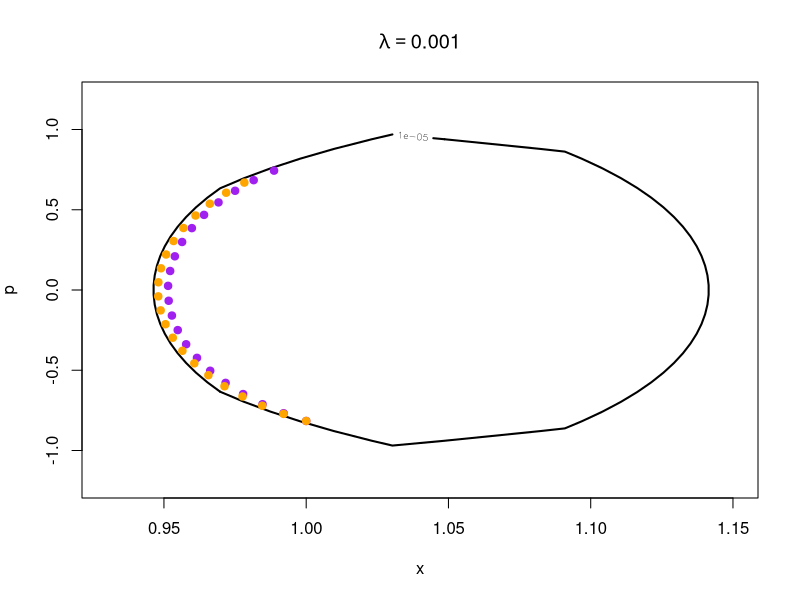
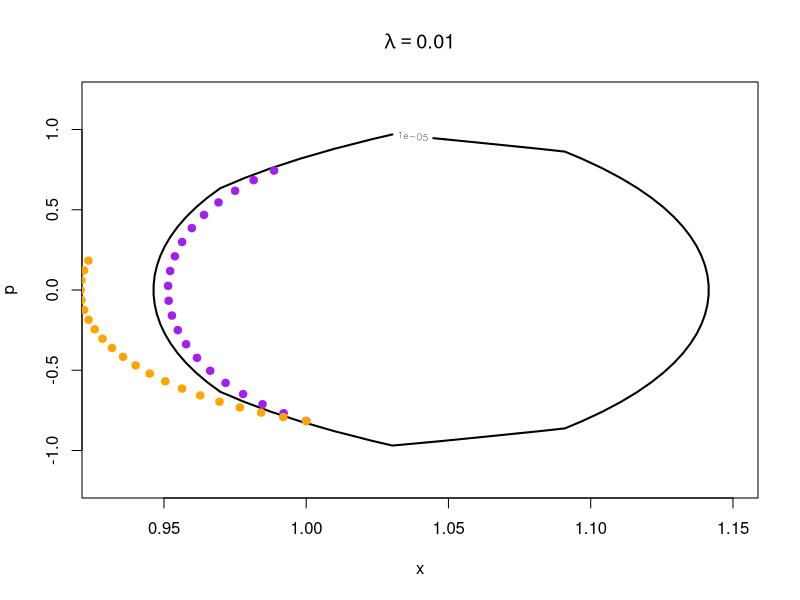
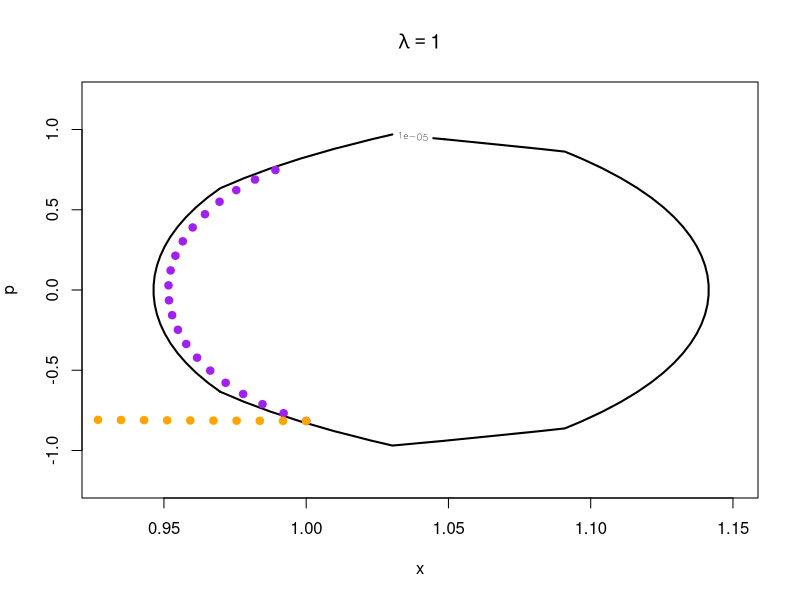
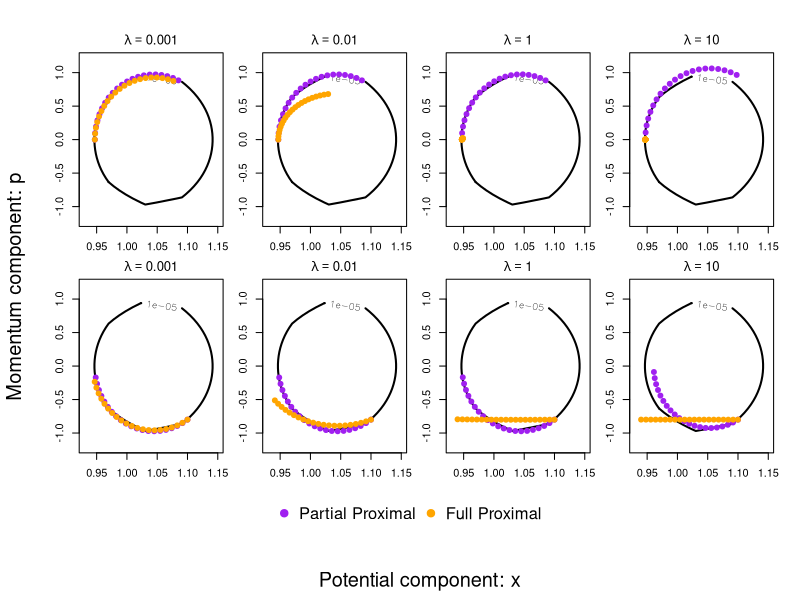

These charts were generated, in order, by the following R code: (Note: this script raises an error after producing the figures.)
########################################
# One-dimensional example
########################################
set.seed(1)
n <- 1e2
y <- rnorm(n, mean = 1, sd = .5)
################################

# U(x) = sum(y - x)^2/(2) + |x|
log_target <- function(x)  -sum((y - x)^2)/2 - abs(x)

grad_log_pi_dur <- function(x, lambda)
{
  prox <- sign(x)*pmax(abs(x) - lambda, 0)
  sum(y - x) - (x - prox)/lambda
}

grad_log_pi_px <- function(x, lambda)
{
  foo <- lambda/(1 + n*lambda)
  z <-  (x + lambda*sum(y))/(1 + n*lambda)
  prox <- sign(z)* pmax(abs(z) - foo, 0)
  -(x - prox)/lambda
}

##################################
# plotting target contour

log_kinetic <- function(p) -p^2/2
log_joint <- function(q, p)
{
  log_target(q) + log_kinetic(p)
}
p_vec <- seq(-3, 3, length = 1e2)
q_vec <- seq(-2, 4, length = 1e2)
z <- matrix(0, nrow = length(q_vec), ncol = length(p_vec))
for(i in 1:length(q_vec))
{
  for(j in 1:length(p_vec))
  {
    z[i,j] <- exp(log_joint(q_vec[i], p_vec[j]))
  }
}

dur_path <- function(q, p, lambda, eps, L)
{
  store <- matrix(0, nrow = L + 1, ncol = 2)
  q_current <- q
  p_current <- p
  
  store[1, ] <- c(q,p)
  for (j in 2:(L+1))
  {
    # half step
    U_samp <- -grad_log_pi_dur(q_current, lambda)
    p_current <- p_current - eps*U_samp /2  
    q_current <- q_current + eps*p_current   # full step for position
    U_samp <- -grad_log_pi_dur(q_current, lambda)
    
    p_current <- p_current - eps*U_samp/2 # another half step
    
    store[j, ] <- c(q_current, p_current)
    # samp <- q_current
    # p_prop <- p_current
  }
  return(store)
}

px_path <- function(q, p, lambda, eps, L)
{
  store <- matrix(0, nrow = L + 1, ncol = 2)
  q_current <- q
  p_current <- p
  
  store[1, ] <- c(q,p)
  for (j in 2:(L+1))
  {
    # half step
    U_samp <- -grad_log_pi_px(q_current, lambda)
    p_current <- p_current - eps*U_samp /2  
    q_current <- q_current + eps*p_current   # full step for position
    U_samp <- -grad_log_pi_px(q_current, lambda)
    
    p_current <- p_current - eps*U_samp/2 # another half step
    
    store[j, ] <- c(q_current, p_current)
    # samp <- q_current
    # p_prop <- p_current
  }
  return(store)
}

draw_contour <- function(q, p, lambda, eps = .02, L = 10)
{
  path_dur <- dur_path(q, p, lambda = lambda, eps = eps, L = L)
  path_px <- px_path(q, p, lambda = lambda, eps = eps, L = L)
  
  contour(q_vec, p_vec, z, nlevels = 2, 
          xlim = c(.93, 1.15), ylim = c(-1.2, 1.2),
          main = bquote(lambda == .(lambda)), 
          xlab = bquote(x), ylab = bquote(p), lwd = 2)
  points(path_dur, col = "purple", pch = 19)
  points(path_px, col = "orange", pch = 19)
}

pdf("toy_contours.pdf", height = 6, width = 10)
layout(matrix(c(1:8, rep(9, 4)), nrow = 3, byrow = TRUE),
       heights = c(1, 1, 0.3))  # Last row is for legend
# Set tight margins for each plot (bottom, left, top, right)
par(mar = c(2, 2, 2, 1), oma = c(4, 4, 2, 1))  # oma allows outer text space

q <- .947
p <- 0
exp(log_joint(q, p))
draw_contour(q, p, lambda = .001, eps = .01, L = 20)
draw_contour(q, p, lambda = .01, eps = .01, L = 20)
draw_contour(q, p, lambda = 1, eps = .01, L = 20)
draw_contour(q, p, lambda = 10, eps = .01, L = 20)

q <- 1.1
p <- -.8
exp(log_joint(q, p))

draw_contour(q, p, lambda = .001, eps = .01, L = 20)
draw_contour(q, p, lambda = .01, eps = .01, L = 20)
draw_contour(q, p, lambda = 1, eps = .01, L = 20)
draw_contour(q, p, lambda = 10, eps = .01, L = 20)

par(mar = c(0, 0, 0, 0))
plot.new()
legend("center", legend = c("Partial Proximal", "Full Proximal"),
       col = c("purple", "orange"), pch = 19, horiz = TRUE, bty = "n", cex = 1.5)


# Add shared axis labels using outer margin text
mtext("Potential component: x", side = 1, line = 2.2, outer = TRUE, cex = 1.2)
mtext("Momentum component: p", side = 2, line = 2.2, outer = TRUE, cex = 1.2)

dev.off()


q <- 1
p <- -.816110003
exp(log_joint(q, p))

draw_contour(q, p, lambda = .001, eps = .01, L = 20)
draw_contour(q, p, lambda = .01, eps = .01, L = 20)
draw_contour(q, p, lambda = 1, eps = .01, L = 20)
draw_contour(q, p, lambda = 10, eps = .01, L = 0)

###########################
# HMC with Durmus split
durhmc <- function(lambda, iter, eps_hmc, L, start)
{
  samp.hmc <- numeric(length = iter)
  
  # starting value computations
  samp <- start
  samp.hmc[1] <- samp
  
  # For HMC
  mom_mat <- rnorm(iter)
  accept <- 0
  
  for (i in 2:iter) 
  {
    p_prop <- mom_mat[i]
    U_samp <- -grad_log_pi_dur(samp, lambda)
    p_current <- p_prop - eps_hmc*U_samp /2  # half step for momentum
    q_current <- samp
    for (j in 1:L)
    {
      samp <- samp + eps_hmc*p_current   # full step for position
      U_samp <- -grad_log_pi_dur(samp, lambda)
      if(j!=L) p_current <- p_current - eps_hmc*U_samp  # full step for momentum
    }
    p_current <- p_current - eps_hmc*U_samp/2
    p_current <- - p_current  # negation to make proposal symmetric
    
    U_curr <- -log_target(q_current)
    U_prop <- -log_target(samp)
    K_curr <-  sum((p_prop^2)/2)
    K_prop <-  sum((p_current^2)/2)
    
    log_acc_prob = U_curr - U_prop + K_curr - K_prop
    
    if(log(runif(1)) <= log_acc_prob )
    {
      samp.hmc[i] <- samp
      accept <- accept + 1
    }
    else
    {
      samp.hmc[i] <- q_current
      samp <- q_current
    }
    if(i %% (iter/10) == 0){
      j <- accept/i
      print(cat(i, j))}
  } 
  print(acc_rate <- accept/iter)
  object <- list(samp.hmc, acc_rate)
  return(object)
}


###########################
# HMC on whole proximal
pxhmc <- function(lambda, iter, eps_hmc, L, start)
{
  samp.hmc <- numeric(length = iter)
  
  # starting value computations
  samp <- start
  samp.hmc[1] <- samp
  
  # For HMC
  mom_mat <- rnorm(iter)
  accept <- 0
  
  for (i in 2:iter) 
  {
    p_prop <- mom_mat[i]
    U_samp <- -grad_log_pi_px(samp, lambda)
    p_current <- p_prop - eps_hmc*U_samp /2  # half step for momentum
    q_current <- samp
    for (j in 1:L)
    {
      samp <- samp + eps_hmc*p_current   # full step for position
      U_samp <- -grad_log_pi_px(samp, lambda)
      if(j!=L) p_current <- p_current - eps_hmc*U_samp  # full step for momentum
    }
    p_current <- p_current - eps_hmc*U_samp/2
    p_current <- - p_current  # negation to make proposal symmetric
    
    U_curr <- -log_target(q_current)
    U_prop <- -log_target(samp)
    K_curr <-  sum((p_prop^2)/2)
    K_prop <-  sum((p_current^2)/2)
    
    log_acc_prob = U_curr - U_prop + K_curr - K_prop
    
    if(log(runif(1)) <= log_acc_prob )
    {
      samp.hmc[i] <- samp
      accept <- accept + 1
    }
    else
    {
      samp.hmc[i] <- q_current
      samp <- q_current
    }
    if(i %% (iter/10) == 0){
      j <- accept/i
      print(cat(i, j))}
  } 
  print(acc_rate <- accept/iter)
  object <- list(samp.hmc, acc_rate)
  return(object)
}


chain_dur <- durhmc(lambda = .01, iter = 1e4, eps_hmc = .1, L = 10, start = 2)
chain_px <- pxhmc(lambda = .01, iter = 1e4, eps_hmc = .1, L = 10, start = 2)

plot(density(chain_dur[[1]]))
plot(density(chain_px[[1]]))
acf(chain_dur[[1]])
acf(chain_px[[1]])
